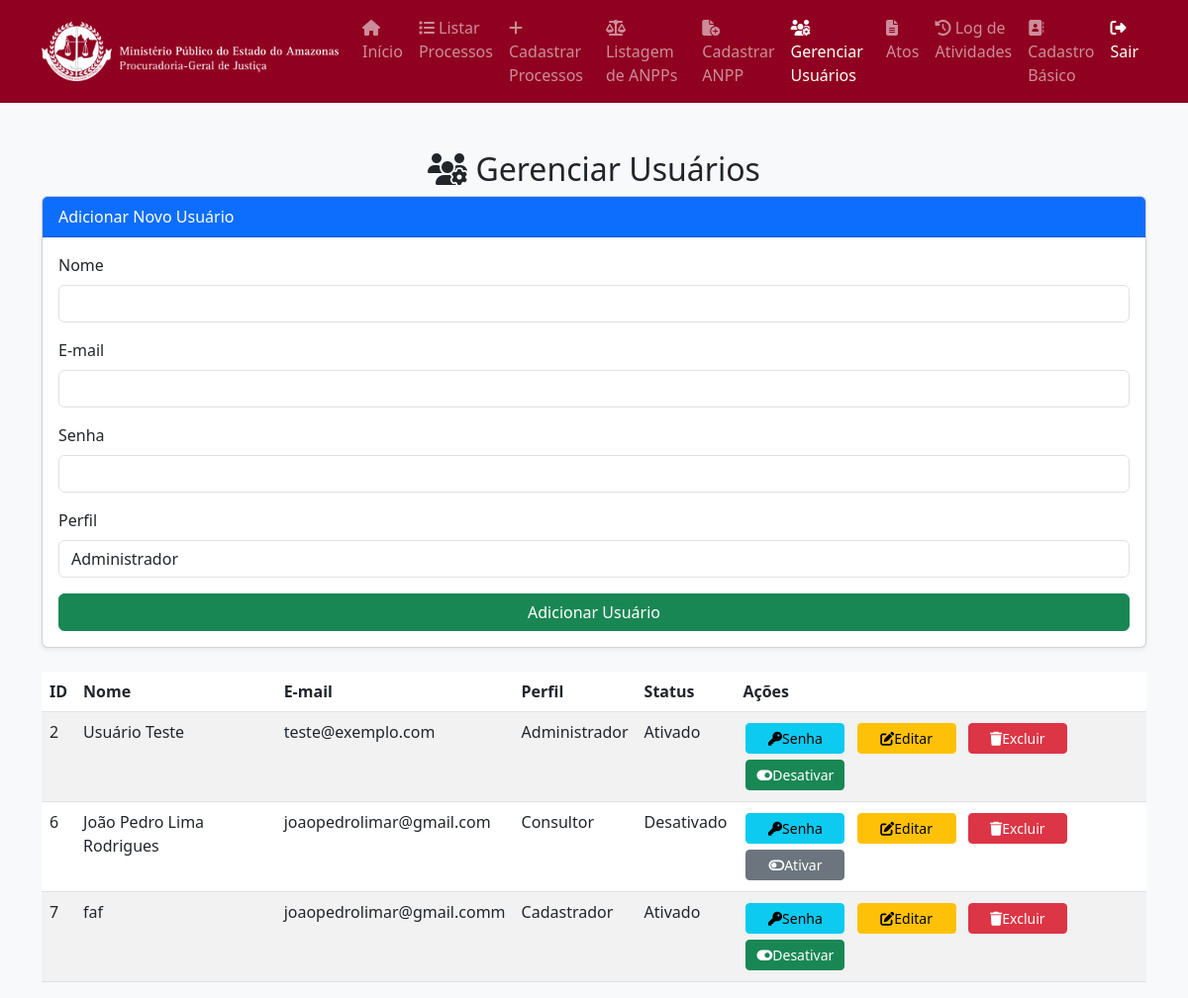
Screenshot of /views/gerenciar_usuarios.php (signed in) with the database file from the repository.
### tables this page shows
CREATE TABLE `usuarios` (
  `id` int(11) NOT NULL,
  `nome` varchar(100) NOT NULL,
  `email` varchar(100) NOT NULL,
  `senha` varchar(255) NOT NULL,
  `perfil` enum('administrador','cadastrador','consultor') NOT NULL,
  `aprovado` tinyint(1) DEFAULT 0,
  `data_criacao` timestamp NOT NULL DEFAULT current_timestamp()
);

### views/gerenciar_usuarios.php (the view, shortened to what this page needs)
<?php
global $pdo;
$sql = "SELECT * FROM usuarios";
$stmt = $pdo->prepare($sql);
$stmt->execute();
$usuarios = $stmt->fetchAll(PDO::FETCH_ASSOC);
$perfil = $_SESSION['usuario_perfil'] ?? '';
$pagina_atual = basename($_SERVER['PHP_SELF']);
?>
<!DOCTYPE html>
<html lang="pt">
<head>
    <link href="https://cdn.jsdelivr.net/npm/bootstrap@5.3.0/dist/css/bootstrap.min.css" rel="stylesheet">
    <link rel="stylesheet" href="https://cdnjs.cloudflare.com/ajax/libs/font-awesome/6.4.2/css/all.min.css">
</head>
<body class="bg-light">
    <nav class="navbar navbar-expand-lg navbar-dark" style="background-color: #900020;">
        <div class="container">
            <a class="navbar-brand d-flex align-items-center" href="dashboard.php">
                <img src="../public/img/logoWhite.png" alt="Logo" class="logo-navbar">
            </a>
            <div class="collapse navbar-collapse" id="navbarNav">
                <ul class="navbar-nav ms-auto">
                    <li class="nav-item">
                        <a class="nav-link <?= ($pagina_atual == 'dashboard.php') ? 'active' : '' ?>"
                            href="dashboard.php">
                            <i class="fas fa-home"></i> Início
                        </a>
                    </li>
                    <li class="nav-item">
                        <a class="nav-link <?= ($pagina_atual == 'listar_processos.php') ? 'active' : '' ?>"
                            href="listar_processos.php">
                            <i class="fas fa-list"></i> Listar Processos
                        </a>
                    </li>
                    <?php if ($perfil === 'cadastrador' || $perfil === 'administrador'): ?>
                    <li class="nav-item">
                        <a class="nav-link <?= ($pagina_atual == 'cadastro_processo.php') ? 'active' : '' ?>"
                            href="cadastro_processo.php">
                            <i class="fas fa-plus"></i> Cadastrar Processos
                        </a>
                    </li>
                    <?php endif; ?>
                    <li class="nav-item">
                        <a class="nav-link <?= ($pagina_atual == 'listar_anpp.php') ? 'active' : '' ?>"
                            href="listar_anpp.php">
                            <i class="fas fa-scale-balanced"></i> Listagem de ANPPs
                        </a>
                    </li>
                    <li class="nav-item">
                        <a class="nav-link <?= ($pagina_atual == 'anpp.php') ? 'active' : '' ?>" href="anpp.php">
                            <i class="fas fa-file-circle-plus"></i> Cadastrar ANPP
                        </a>
                    </li>
                    <?php if ($perfil === 'administrador'): ?>
                    <li class="nav-item">
                        <a class="nav-link <?= ($pagina_atual == 'gerenciar_usuarios.php') ? 'active' : '' ?>"
                            href="gerenciar_usuarios.php">
                            <i class="fas fa-users-cog"></i> Gerenciar Usuários
                        </a>
                    </li>
                    <li class="nav-item">
                        <a class="nav-link <?= ($pagina_atual == 'atos.php') ? 'active' : '' ?>" href="atos.php">
                            <i class="fas fa-file-alt"></i> Atos
                        </a>
                    </li>
                    <li class="nav-item">
                        <a class="nav-link <?= ($pagina_atual == 'log_atividades.php') ? 'active' : '' ?>"
                            href="log_atividades.php">
                            <i class="fas fa-history"></i> Log de Atividades
                        </a>
                    </li>
                    <li class="nav-item">
                        <a class="nav-link <?= ($pagina_atual == 'cadastro_basico.php') ? 'active' : '' ?>"
                            href="cadastro_basico.php">
                            <i class="fas fa-address-book"></i> Cadastro Básico
                        </a>
                    </li>
                    <?php endif; ?>
                    <li class="nav-item">
                        <a class="nav-link text-white" href="../controllers/logout.php">
                            <i class="fas fa-sign-out-alt"></i> Sair
                        </a>
                    </li>
                </ul>
            </div>
        </div>
    </nav>
    <div class="container mt-5">
        <h2 class="text-center "> <i class="fas fa-users-cog"></i> Gerenciar Usuários</h2>
        <div class="card shadow-sm mb-4">
            <div class="card-header bg-primary text-white">Adicionar Novo Usuário</div>
            <div class="card-body">
                <form action="../controllers/usuario_controller.php" method="POST">
                    <div class="mb-3">
                        <label for="nome" class="form-label">Nome</label>
                        <input type="text" class="form-control" id="nome" name="nome" required>
                    </div>
                    <div class="mb-3">
                        <label for="email" class="form-label">E-mail</label>
                        <input type="email" class="form-control" id="email" name="email" required>
                    </div>
                    <div class="mb-3">
                        <label for="senha" class="form-label">Senha</label>
                        <input type="password" class="form-control" id="senha" name="senha" required>
                    </div>
                    <div class="mb-3">
                        <label for="perfil" class="form-label">Perfil</label>
                        <select class="form-control" id="perfil" name="perfil" required>
                            <option value="administrador">Administrador</option>
                        </select>
                    </div>
                    <button type="submit" class="btn btn-success w-100" name="adicionar_usuario">Adicionar
                        Usuário</button>
                </form>
            </div>
        </div>
        <div class="table-responsive">
            <table class="table table-striped">
                <thead>
                    <tr>
                        <th>ID</th>
                        <th>Nome</th>
                        <th>E-mail</th>
                        <th>Perfil</th>
                        <th>Status</th>
                        <th>Ações</th>
                    </tr>
                </thead>
                <tbody>
                    <?php foreach ($usuarios as $usuario): ?>
                    <tr>
                        <td><?= $usuario['id'] ?></td>
                        <td><?= htmlspecialchars($usuario['nome']) ?></td>
                        <td><?= htmlspecialchars($usuario['email']) ?></td>
                        <td><?= ucfirst($usuario['perfil']) ?></td>
                        <td><?= $usuario['aprovado'] ? 'Ativado' : 'Desativado' ?></td>
                        <td>
                            <button class="btn btn-info btn-sm btn-action" data-bs-toggle="modal"
                                data-bs-target="#modalSenha<?= $usuario['id'] ?>">
                                <i class="fas fa-key"></i> Senha
                            </button>
                            <a href="../controllers/editar_usuario.php?id=<?= $usuario['id'] ?>"
                                class="btn btn-warning btn-sm btn-action"><i class="fas fa-edit"></i> Editar
                            </a>
                            <a href="../controllers/deletar_usuario.php?id=<?= $usuario['id'] ?>"
                                class="btn btn-danger btn-sm btn-action"
                                onclick="return confirm('Tem certeza que deseja excluir?');"><i
                                    class="fas fa-trash"></i> Excluir
                            </a>
                            <a href="../controllers/ativar_usuario.php?id=<?= $usuario['id'] ?>"
                                class="btn btn-sm btn-action <?= $usuario['aprovado'] ? 'btn-success' : 'btn-secondary' ?>">
                                <i class="fas <?= $usuario['aprovado'] ? 'fa-toggle-on' : 'fa-toggle-off' ?>"></i>
                                <?= $usuario['aprovado'] ? 'Desativar' : 'Ativar' ?>
                            </a>
                        </td>
                    </tr>
                    <?php endforeach; ?>
                </tbody>
            </table>
        </div>
    </div>
</body>
</html>

### views/gerenciar_usuarios.php (style rules this page uses)
.btn-action { width: 100px; text-align: center; display: inline-flex; align-items: center; justify-content: center; white-space: nowrap; margin: 3px; }
.btn-action:not(:last-child) { margin-right: 5px; }
.logo-navbar { max-width: 300px; height: auto; }

### rows the page displays
usuarios: id "2", nome "Usuário Teste", email "teste@exemplo.com", perfil "Administrador", aprovado "Ativado"
usuarios: id "6", nome "João Pedro Lima Rodrigues", email "joaopedrolimar@gmail.com", perfil "Consultor", aprovado "Desativado"
usuarios: id "7", nome "faf", email "joaopedrolimar@gmail.comm", perfil "Cadastrador", aprovado "Ativado"
